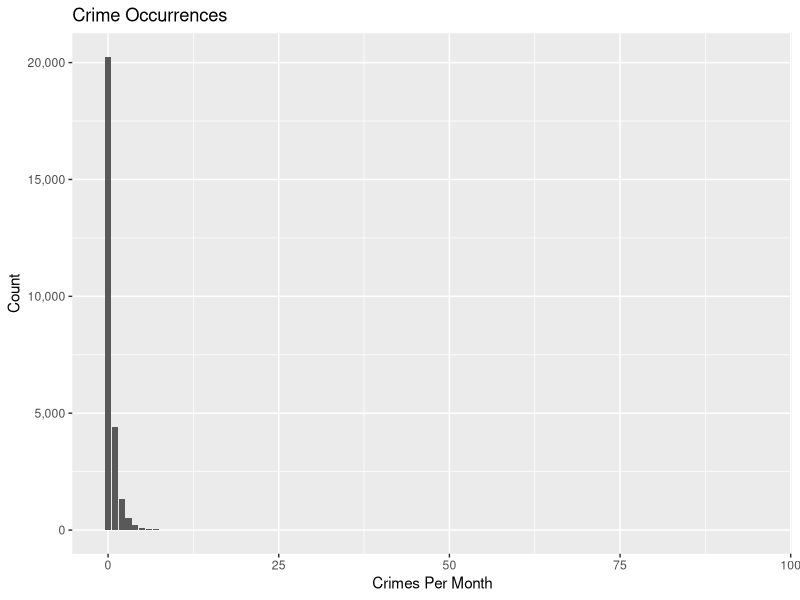

Write the R code that produced this figure. (Note: this script raises an error after producing the figure.)
#install and load libraries
if (!require(tidyverse)) install.packages('tidyverse')
library(tidyverse)
if (!require(readr)) install.packages('readr')
library(readr)
if (!require(lattice)) install.packages('lattice')
library(lattice)
if (!require(caret)) install.packages('caret')
library(caret)
if (!require(scales)) install.packages('scales')
library(scales)
if (!require(randomForest)) install.packages('randomForest')
library(randomForest)
if (!require(rpart)) install.packages('rpart')
library(rpart)
if (!require(parallel)) install.packages('parallel')
library(parallel)
if (!require(knitr)) install.packages('knitr')
library(knitr)

##INCREASES MEMORY LIMIT WITHIN R
memory.limit(size=100000) 


#london crimes dataset
#https://www.kaggle.com/jboysen/london-crime
#from 2008 to 2016

#Overall objective of project
#prediction model to predict crimes given variables
#leading towards prediction of crimes as occurrences
#looking at data from 2010 onward

#------------------------------------------------------------------#
#WRANLGING AND SETUP OF DATA#

#
  #NOTE: Wrangling done here done to dataset obtained from
#https://www.kaggle.com/jboysen/london-crime

  #Done to cretae file size smaller than 25MB limit for Githhub
  #And for analysis
  #in terms of report however the loading of the london_crimes.csv
  #will suffice, simply to show how used csv was created.
#
# #load via relative path dataset into London crimes
# london_crimes <- read.csv("./london.csv")
# 
# #WRANGLING
# #looking at values from 2012 onward
# london_crimes <- london_crimes %>% filter(year > 2012)
# 
# #add a column to indicate if a crime occured or not
# #henceforth crime_occurred
# london_crimes <- london_crimes %>% mutate(crime_occurred = ifelse(london_crimes$value == 0,"No","Yes"))
# 
# #change months from numeric to month names
# london_crimes <- london_crimes %>% mutate(month = month.abb[as.numeric(month)])
# 
# 
# #sample 1% of the data for use
# london_crimes <- sample_n(london_crimes, 30000)
# 
# #write to a new csv file
# 
# write.csv(london_crimes,'london_crime_curated.csv')

#get created data
london_crimes <- read.csv("./london_crime_curated.csv")

#------------------------------------------------------#

#set aside 10% of data for final validation and a set for training
#set seed to ensure replicability
set.seed(2021, sample.kind="Rounding")

#split for a final test set and observation set, henceforth london
test_index <- createDataPartition(y = london_crimes$value, times = 1, p = 0.1, list = FALSE)
london <- london_crimes[-test_index,]
temp <- london_crimes[test_index,]

# Make sure following are found in both final test and london
#bourough, major_cat, lsoa_code
final_test <- temp %>% 
  semi_join(london, by = "borough")%>%
  semi_join(london, by = "major_category")%>%
  semi_join(london, by = "lsoa_code")%>%
  semi_join(london, by = "minor_category")%>%
  semi_join(london, by = "year")%>%
  semi_join(london, by = "month")%>%
  semi_join(london, by = "value")%>%
  semi_join(london, by = "crime_occurred")


# Add rows removed from final set back into london
removed <- anti_join(temp, final_test)
london <- rbind(london, removed)

##cleanup
rm(removed, temp, test_index, london_crimes)
#------------------------------------------------------------------#

#EXPLORING DATA

#head of data for quick overview
head(london, 5)

#expect year and month to be 3 and 12 respectively
n_distinct(london$year)
n_distinct(london$month)

#now check distinct values for specific cat data
# lsoa code, borough, major cat, minor cat
n_distinct(london$lsoa_code)

#districts distinct and names thereof
n_distinct(london$borough)
head(distinct(london[2]),5)

#now breakdown of major cat
n_distinct(london$major_category)
head(distinct(london[3]),5)

#minor cat breakdown
n_distinct(london$minor_category)
head(distinct(london[4]),5)

#see spread of values, defined previous as count per month of a crime
crime_month_values <- table(london$value)
print(crime_month_values, width=100)

#quick table of value count
london %>% group_by(value)%>%
  ggplot(aes(value))+
  geom_bar() +
  labs(title = "Crime Occurrences")+
  scale_y_continuous(name="Count", labels = comma)+
  scale_x_continuous(name="Crimes Per Month")

#more in-depth view 
london %>% group_by(value)%>%
  filter(value > 0 && value < 10) %>%
  ggplot(aes(value))+
  geom_bar() +
  labs(title = "Crime Occurrences")+
  scale_y_continuous(name="Count", labels = comma)+
  scale_x_continuous(name = "Crimes Per Month", breaks = c(0,1,2,3,4,5,6,7,8,9,10))

#more meaningful as summarize
london %>% group_by(value) %>%
  summarise(n=n()) %>% head(10)

#now see as incidence
london %>% group_by(crime_occurred)%>%
  ggplot(aes(crime_occurred))+
  geom_bar()+  
  scale_y_continuous(name="Count", labels = comma)+
  labs(title = "Whether Crime Occurs")

london %>% group_by(crime_occurred)%>%
  summarise(n=n())

#note, need to look at values greater than 0 when summarizing or via crime occurred
#0 here means nothing counted for specific crime in given month

#demonstrate below, comparing borough crime occurences per month
#note, just seeing if crime occured, not amount,
london %>%
  group_by(borough)%>%
  ggplot(aes(borough))+
  geom_bar()+
  theme(axis.text.x = element_text(angle = 90))+
  scale_y_continuous(name="Crime Occurence", labels = comma)+
  labs(title="Crimes Occurence Within Boroughs")


london %>%
  filter(crime_occurred=="Yes") %>%
  group_by(borough)%>%
  ggplot(aes(borough))+
  geom_bar()+
  theme(axis.text.x = element_text(angle = 90))+
  scale_y_continuous(name="Crime Occurence", labels = comma)+
  labs(title="Crime Occurence Within Boroughs")


#here can see the amount of crime per city from 2010 to 2016, with prev comparison unneeded
#as adding zero will not change amount, only count
london %>%
  group_by(borough)%>%
  ggplot(aes(borough, value))+
  geom_col()+
  theme(axis.text.x = element_text(angle = 90))+
  scale_y_continuous(name="Crime Amount", labels = comma)+
  labs(title="Crime Amount Within Boroughs")


#repeat with major cat, no need demonstrate
london %>%
  filter(value > 0) %>%
  group_by(major_category)%>%
  ggplot(aes(major_category))+
  geom_bar()+
  theme(axis.text.x = element_text(angle = 90))+
  scale_y_continuous(name="Crime Occurrence", labels = comma)+
  labs(title="Instances of Crime Per Type")


#here can see the amount of crime per city from 2010 to 2016, with prev comparison unneeded
#as adding zero will not change amount, only count
london %>%
  filter(value > 0) %>%
  group_by(major_category)%>%
  ggplot(aes(major_category, value))+
  geom_col()+
  theme(axis.text.x = element_text(angle = 90))+
  scale_y_continuous(name="Crime Amount", labels = comma)+
  labs(title = "Crime Amount Per Type")


#minor cat, since what makes major, can be seen as stack for major
#set colors for greater readability
groupColors <- c("#696969", "#800000", "#006400", "#808000", "#483d8b", "#008b8b",
                 "#d2691e", "#9acd32", "#00008b", "#daa520", "#7f007f", "#8fbc8f",
                 "#b03060", "#ff4500", "#ffff00", "#40e0d0", "#7fff00", "#8a2be2",
                 "#00ff7f", "#dc143c", "#00bfff", "#0000ff", "#ff00ff", "#1e90ff",
                 "#fa8072", "#b0e0e6", "#90ee90", "#ff1493", "#7b68ee", "#f5deb3",
                 "#ee82ee", "#ffb6c1")

london %>%
  ggplot(aes(x = major_category, y=value))+
  geom_col(aes(fill=minor_category))+
  scale_fill_manual(values=groupColors)+
  scale_y_continuous(name="Crime Amount", labels = comma)+
  labs(title="Crime Amount Per Type by Subtypes")+
  theme(axis.text.x = element_text(angle = 90))



#now check lsao codes
london %>%
  filter(value > 0) %>%
  group_by(lsoa_code)%>%
  ggplot(aes(lsoa_code))+
  geom_bar()+
  theme(axis.text.x = element_text(angle = 90))+
  scale_y_continuous(name="Crime Occurences", labels = comma) %>%
  labs(title="LSOA CODE Crime Occurrences")


#better to see as summary perhaps
lsoa_Table <- london %>% group_by(lsoa_code) %>%
  summarise(n=n())

#more distinct values
top_n(as.data.frame(lsoa_Table), 3)
top_n(as.data.frame(lsoa_Table), -3)
sample_n(lsoa_Table,5)

#------------------------------#
#subset into lsoa codes
#add count of lsoa codes to each borough to show how diff boroughs have diff number of codes
qplot(london$borough,london$lsoa_code)

#now a heat map to show more nuiances
london %>%
  ggplot(aes(x=borough, y=lsoa_code))+
  geom_bin2d()

#summarize due to ill look of plot
london %>% group_by(lsoa_code, borough) %>%
  summarise(n=n()) %>% head(10)

#get index of lsoa codes as char vector for filtering
set.seed(2021, sample.kind="Rounding")
lsoa_index <- as.vector(sample(london$lsoa_code,50))

#sample low amount to show readable lsoa codes
london%>%
  filter(lsoa_code %in% lsoa_index)%>%
  ggplot(aes(x=borough, y=lsoa_code))+
  geom_bin2d() +  
  scale_fill_gradient(low="blue",high="orange",trans="log10")+
  labs(title = "Boroughs by Curated Codes")+
  theme(axis.text.x = element_text(angle = 90))

#subset end
#------------------------------#

#check year and month var
london %>%
  filter(value > 0) %>%
  group_by(year)%>%
  ggplot(aes(year))+
  geom_bar()+
  theme(axis.text.x = element_text(angle = 90))+
  scale_y_continuous(name="Crime Occurences", labels = comma)

#here can see the amount of crime per year
london %>%
  group_by(year)%>%
  ggplot(aes(year, value))+
  geom_col()+
  theme(axis.text.x = element_text(angle = 90))+
  scale_y_continuous(name="Crime Amount", labels = comma)


london %>% mutate(month= fct_relevel(month, "Jan","Feb","Mar","Apr","May",
                                     "Jun","Jul","Aug","Sep","Oct","Nov","Dec"))%>%
  filter(value > 0) %>%
  group_by(month)%>%
  ggplot(aes(month))+
  geom_bar()+
  theme(axis.text.x = element_text(angle = 90))+
  scale_y_continuous(name="Crime Occurences", labels = comma)

#here can see the amount of crime per year
london %>% mutate(month= fct_relevel(month, "Jan","Feb","Mar","Apr","May",
                                     "Jun","Jul","Aug","Sep","Oct","Nov","Dec"))%>%
  filter(value > 0) %>%
  group_by(month)%>%
  ggplot(aes(month, value))+
  geom_col()+
  theme(axis.text.x = element_text(angle = 90))+
  scale_y_continuous(name="Crime Amount", labels = comma)


#clean up variables for next step, the Analysis
rm(crime_month_values, lsoa_Table, lsoa_index)

#------------------------------------------------------------------#
#Model Presetup


#make rmse function
RMSE <- function(true_ratings, predicted_ratings){
  sqrt(mean((true_ratings - predicted_ratings)^2))
}


set.seed(2021, sample.kind="Rounding")

#since modeling for final test must separate the training set into two, with 10% as training test set
test_index <- createDataPartition(y = london$value, times = 1, p = 0.1, 
                                  list = FALSE)
train_set <- london[-test_index,]
test_set <- london[test_index,]


##ensure for samples data in test set has same borough, major, and code as train set sample
test_set <- test_set %>% 
  semi_join(train_set, by = "borough")%>%
  semi_join(train_set, by = "major_category")%>%
  semi_join(train_set, by = "lsoa_code")%>%
  semi_join(train_set, by = "minor_category")%>%
  semi_join(train_set, by = "year")%>%
  semi_join(train_set, by = "month")%>%
  semi_join(train_set, by = "value")%>%
  semi_join(train_set, by = "crime_occurred")

#---------------------------------------------------------------------------#
#Model 1 Averages of effects

##simple way to predict,
##using only mu, the average of random variance
set.seed(2021, sample.kind="Rounding")
mu_hat <- mean(train_set$value)
mu_hat
naive_rmse <- RMSE(test_set$value, mu_hat)
naive_rmse

##put result into table for later use
rmse_results <- tibble(method = "Assumed Average", RMSE = naive_rmse)

#now predict based on all effects accounted for
#these are year, month, lsao code, borough, major cat, minor cat,
set.seed(2021, sample.kind="Rounding")

mu <- mean(train_set$value) 

code_avg <- train_set %>% 
  group_by(lsoa_code) %>% 
  summarize(b_c = mean(value - mu))

borough_avg <- train_set %>%
  left_join(code_avg, by="lsoa_code") %>%
  group_by(borough) %>%
  summarize(b_b = mean(value - mu - b_c))

major_avg <- train_set %>%
  left_join(code_avg, by="lsoa_code") %>%
  left_join(borough_avg, by="borough")%>%
  group_by(major_category) %>%
  summarize(b_ma = mean(value - mu - b_c - b_b))

minor_avg <- train_set %>%
  left_join(code_avg, by="lsoa_code") %>%
  left_join(borough_avg, by="borough")%>%
  left_join(major_avg, by="major_category")%>%
  group_by(minor_category)%>%
  summarize(b_mi = mean(value - mu - b_c - b_b - b_ma))

year_avg <- train_set %>%
  left_join(code_avg, by="lsoa_code") %>%
  left_join(borough_avg, by="borough")%>%
  left_join(major_avg, by="major_category")%>%
  left_join(minor_avg, by="minor_category")%>%
  group_by(year)%>%
  summarize(b_y = mean(value - mu - b_c - b_b - b_ma - b_mi))

month_avg <- train_set %>%
  left_join(code_avg, by="lsoa_code") %>%
  left_join(borough_avg, by="borough")%>%
  left_join(major_avg, by="major_category")%>%
  left_join(minor_avg, by="minor_category")%>%
  left_join(year_avg, by="year")%>%
  group_by(month)%>%
  summarize(b_m = mean(value - mu - b_c - b_b - b_ma - b_mi - b_y))

predicted_values <- test_set %>% 
  left_join(code_avg, by="lsoa_code") %>%
  left_join(borough_avg, by="borough")%>%
  left_join(major_avg, by="major_category")%>%
  left_join(minor_avg, by="minor_category")%>%
  left_join(year_avg, by="year")%>%
  left_join(month_avg, by="month")%>%
  mutate(pred = mu + b_c + b_b + b_ma + b_mi + b_y +b_m) %>%
  pull(pred)

#now here are the effects accounted for
all_effects <- RMSE(predicted_values, test_set$value)
all_effects

#now the effects rounded downward
all_effects_rounded <- RMSE(floor(predicted_values), test_set$value)
all_effects_rounded


#effects but all negative numbers rounded to zero
predicted_values_no_negative <- ifelse(predicted_values <= 0, 0, predicted_values)

all_effects_added_no_negatives <- RMSE(predicted_values_no_negative, test_set$value)
all_effects_added_no_negatives

#-----------------------------------------------------#
#Regularization

set.seed(2021, sample.kind="Rounding")
#now utilize regularization for effects
lambdas <- seq(0, 10, 1)

set.seed(2021, sample.kind="Rounding")
rmses <- sapply(lambdas, function(l){
  mu <- mean(train_set$value)
  
  b_c <- train_set %>% 
    group_by(lsoa_code) %>%
    summarize(b_c = sum(value - mu)/(n()+l))
  
  b_b <- train_set %>% 
    left_join(b_c, by="lsoa_code") %>%
    group_by(borough) %>%
    summarize(b_b = sum(value - b_c - mu)/(n()+l))
  
  b_ma <- train_set %>%
    left_join(b_c, by="lsoa_code")%>%
    left_join(b_b, by="borough") %>%
    group_by(major_category) %>%
    summarize(b_ma = sum(value - b_c - b_b - mu)/(n()+l))
  
  b_mi <- train_set%>%
    left_join(b_c, by="lsoa_code")%>%
    left_join(b_b, by="borough") %>%
    left_join(b_ma, by="major_category") %>%
    group_by(minor_category) %>%
    summarize(b_mi = sum(value - b_c - b_b - b_ma - mu)/(n()+l))
  
  b_y <- train_set%>%
    left_join(b_c, by="lsoa_code")%>%
    left_join(b_b, by="borough") %>%
    left_join(b_ma, by="major_category") %>%
    left_join(b_mi, by='minor_category') %>%
    group_by(year) %>%
    summarize(b_y = sum(value - b_c - b_b - b_ma - b_mi - mu)/(n()+l))
  
  b_m <- train_set%>%
    left_join(b_c, by="lsoa_code")%>%
    left_join(b_b, by="borough") %>%
    left_join(b_ma, by="major_category") %>%
    left_join(b_mi, by='minor_category') %>%
    left_join(b_y, by='year') %>%
    group_by(month) %>%
    summarize(b_m = sum(value - b_c - b_b - b_ma - b_mi - b_y - mu)/(n()+l))
  
  predicted_values <- 
    test_set %>% 
    left_join(b_c, by="lsoa_code")%>%
    left_join(b_b, by="borough") %>%
    left_join(b_ma, by="major_category") %>%
    left_join(b_mi, by='minor_category') %>%
    left_join(b_y, by='year') %>%
    left_join(b_m, by='month') %>%
    mutate(pred = mu + b_c + b_b + b_ma + b_mi + b_y + b_m) %>%
    pull(pred)
  
  predicted_values <- ifelse(predicted_values <= 0, 0, predicted_values)
  
  return(RMSE(predicted_values, test_set$value))
  
})
qplot(lambdas, rmses) 


#obtain best lambda
best_lambda <- lambdas[which.min(rmses)]

#now apply to the model above
set.seed(2021, sample.kind="Rounding")
mu <- mean(train_set$value)

b_c <- train_set %>% 
  group_by(lsoa_code) %>%
  summarize(b_c = sum(value - mu)/(n()+best_lambda))

b_b <- train_set %>% 
  left_join(b_c, by="lsoa_code") %>%
  group_by(borough) %>%
  summarize(b_b = sum(value - b_c - mu)/(n()+best_lambda))

b_ma <- train_set %>%
  left_join(b_c, by="lsoa_code")%>%
  left_join(b_b, by="borough") %>%
  group_by(major_category) %>%
  summarize(b_ma = sum(value - b_c - b_b - mu)/(n()+best_lambda))

b_mi <- train_set%>%
  left_join(b_c, by="lsoa_code")%>%
  left_join(b_b, by="borough") %>%
  left_join(b_ma, by="major_category") %>%
  group_by(minor_category) %>%
  summarize(b_mi = sum(value - b_c - b_b - b_ma - mu)/(n()+best_lambda))

b_y <- train_set%>%
  left_join(b_c, by="lsoa_code")%>%
  left_join(b_b, by="borough") %>%
  left_join(b_ma, by="major_category") %>%
  left_join(b_mi, by='minor_category') %>%
  group_by(year) %>%
  summarize(b_y = sum(value - b_c - b_b - b_ma - b_mi - mu)/(n()+best_lambda))

b_m <- train_set%>%
  left_join(b_c, by="lsoa_code")%>%
  left_join(b_b, by="borough") %>%
  left_join(b_ma, by="major_category") %>%
  left_join(b_mi, by='minor_category') %>%
  left_join(b_y, by='year') %>%
  group_by(month) %>%
  summarize(b_m = sum(value - b_c - b_b - b_ma - b_mi - b_y - mu)/(n()+best_lambda))

predicted_values <- 
  test_set %>% 
  left_join(b_c, by="lsoa_code")%>%
  left_join(b_b, by="borough") %>%
  left_join(b_ma, by="major_category") %>%
  left_join(b_mi, by='minor_category') %>%
  left_join(b_y, by='year') %>%
  left_join(b_m, by='month') %>%
  mutate(pred = mu + b_c + b_b + b_ma + b_mi + b_y + b_m) %>%
  pull(pred)

#now set predicted values for negative to be zero and predict
predicted_values <- ifelse(predicted_values <= 0, 0, predicted_values)
values_regularized_effects <- RMSE(predicted_values, test_set$value)

rmse_results <- rmse_results %>% add_row(method = "Regularized All Effects", 
                                         RMSE = values_regularized_effects)

rmse_results %>% knitr::kable()


#---------------------------------------------------------------------#
#for training purposes only
#sample for faster usage
train_set_sample <- sample_frac(train_set, 0.1)
test_set_sample <- sample_frac(test_set, 0.1)

test_set_sample <- test_set_sample %>% 
  semi_join(train_set_sample, by = "borough")%>%
  semi_join(train_set_sample, by = "major_category")%>%
  semi_join(train_set_sample, by = "lsoa_code")%>%
  semi_join(train_set_sample, by = "minor_category")%>%
  semi_join(train_set_sample, by = "year")%>%
  semi_join(train_set_sample, by = "month")%>%
  semi_join(train_set_sample, by = "value")%>%
  semi_join(train_set_sample, by = "crime_occurred")

#----------------------------------------------------------------------#
#look at other methods
#look more as cateogrical, note in particular crime_occurred
#unused kNN, slightly more accurate than below but poor performance

# set.seed(2021, sample.kind="Rounding")
# 
# ###knn, nearest neighbor
# train_knn <- train(crime_occurred ~ lsoa_code + borough + major_category + minor_category + year + month,
#                    method = "knn",
#                    data = train_set,
#                    tuneGrid = data.frame(k = seq(1, 20, 2)))
# #see best tuning k parameter
# train_knn$bestTune
# 
# #plot out neighnor k parameters for their accuracies
# ggplot(train_knn, highlight = TRUE)
# 
# #prediction
# knn_cv_preds <- predict(train_knn, test_set[c(1:4,6:7)])
# mean(knn_cv_preds == test_set$crime_occurred)

#----------------------------------------------------#
#used knn via cv to increase performance
#now edit cross validation for performance, 

#due to computation time, this will be used within the markdown
train_knn_cv <- train(crime_occurred ~ lsoa_code + borough + major_category + 
                        minor_category + year + month,
                      method = "knn",
                      data = train_set_sample,
                      tuneGrid = data.frame(k = seq(1, 15, 2)),
                      trControl = trainControl(method = "cv", number = 10, p = .9))

#see best fit as number and within plot
ggplot(train_knn_cv, highlight = TRUE)
train_knn_cv$bestTune
best_k <- train_knn_cv$bestTune

#prediction
knn_cv_preds <- predict(train_knn_cv, test_set_sample[c(1:4,6:7)])
knn_prediction <- mean(knn_cv_preds == test_set_sample$crime_occurred)

#copy prediction to table for future comparisons
prediction_results <- tibble(method = "kNN Method", Prediction = knn_prediction)

#see results
prediction_results %>% knitr::kable()

#--------------------------------------------#
#rpart training 


#train via rpart
train_rpart <- train(crime_occurred ~ lsoa_code + borough + major_category + minor_category + year + month, 
                     method = "rpart",
                     tuneGrid = data.frame(cp = seq(0, 0.2, 0.05)),
                     data = train_set_sample)

#see rpart tune and plot and 
train_rpart$bestTune
ggplot(train_rpart, highlight = TRUE)

#set best cp
best_cp <- train_rpart$bestTune

#prediction
rpart_preds <- predict(train_rpart, test_set_sample[c(1:4,6:7)])
rpart_prediction <- mean(rpart_preds == test_set_sample$crime_occurred)

#add to table
prediction_results <- prediction_results %>% add_row(method = "RPart Method", 
                                                     Prediction = rpart_prediction)

#see results
prediction_results %>% knitr::kable()
#--------------------------------------------------#
#random forest

train_rf <- train(crime_occurred ~ lsoa_code + borough + major_category + minor_category + year + month,
                  data = train_set_sample,
                  method = "rf",
                  ntree = 125,
                  nodesize = 300,
                  tuneGrid = data.frame(mtry = seq(1:3)))

#see best tuning and set
train_rf$bestTune
best_mtry <- train_rf$bestTune

#create prediction
rf_preds <- predict(train_rf, test_set_sample[c(1:4,6:7)])
randForest_prediction <- mean(rf_preds == test_set_sample$crime_occurred)



#add to table
prediction_results <- prediction_results %>% add_row(method = "Random Forest Method", 
                                                     Prediction = randForest_prediction)
#see important variables
varImp(train_rf)

#see results
prediction_results %>% knitr::kable()
#-------------------------------------------------------------------------#

#------------------------------------------------------------------------#
#cleanup

rm(ensemble, ensembles, ensemble_preds, RMSE, rpart_preds, rf_preds, p, knn_cv_preds,
   train_set, train_set_sample, train_rpart, train_rf, train_knn_cv, train_knn,
   test_index, test_set, test_set_sample, randomForest_prediction,
   rpart_prediction, knn_prediction, ensemble_pred, degree, best_mtry,
   randForest_prediction)

#-----------------------------------------------------------------------#
#using best model with london and final test sets
#best model is knn

#--------------------------------------------------------#
#use best model below

final_knn <- train(crime_occurred ~ lsoa_code + borough + major_category + 
                        minor_category + year + month,
                      method = "knn",
                      data = london,
                      tuneGrid = data.frame(k = best_k),
                      trControl = trainControl(method = "cv", number = 10, p = .9))

#create prediction for final model
final_preds <- predict(final_knn, final_test[c(1:4,6:7)])
final_prediction <- mean(final_preds == final_test$crime_occurred)


#add to table
prediction_results <- prediction_results %>% add_row(method = "Final Model: kNN", 
                                                     Prediction = final_prediction)

#see results
prediction_results %>% knitr::kable()


